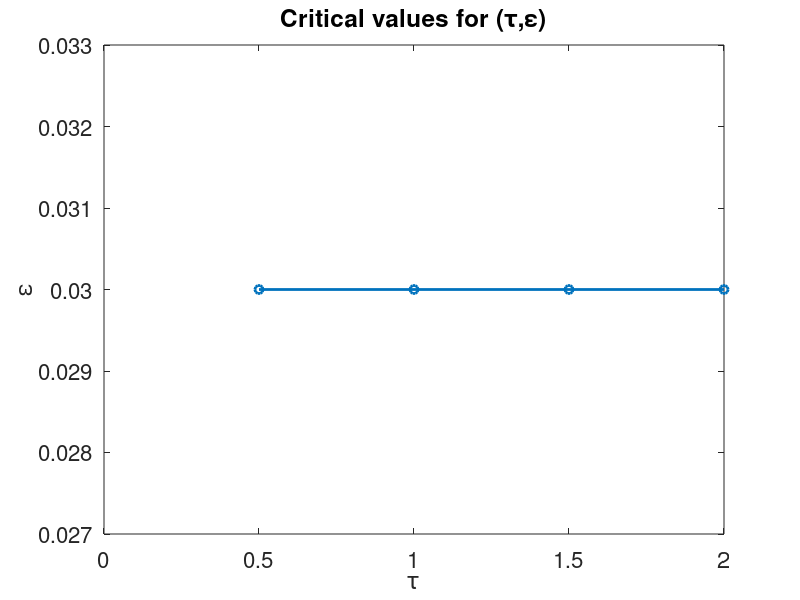

Reproduce this figure in MATLAB.
% clear all;

load('tau_1.mat');


load('epsilon_1.mat');


%% plot the results

figure(2)
plot(tau_1,epsilon_1, 'o-', 'LineWidth', 2)

hold off
xlabel('\tau','FontSize',32)
ylabel('\epsilon','FontSize',32)
title('Critical values for (\tau,\epsilon)','FontSize',24)
% set(h,'FontSize',16);
set(gca,'fontsize',16)